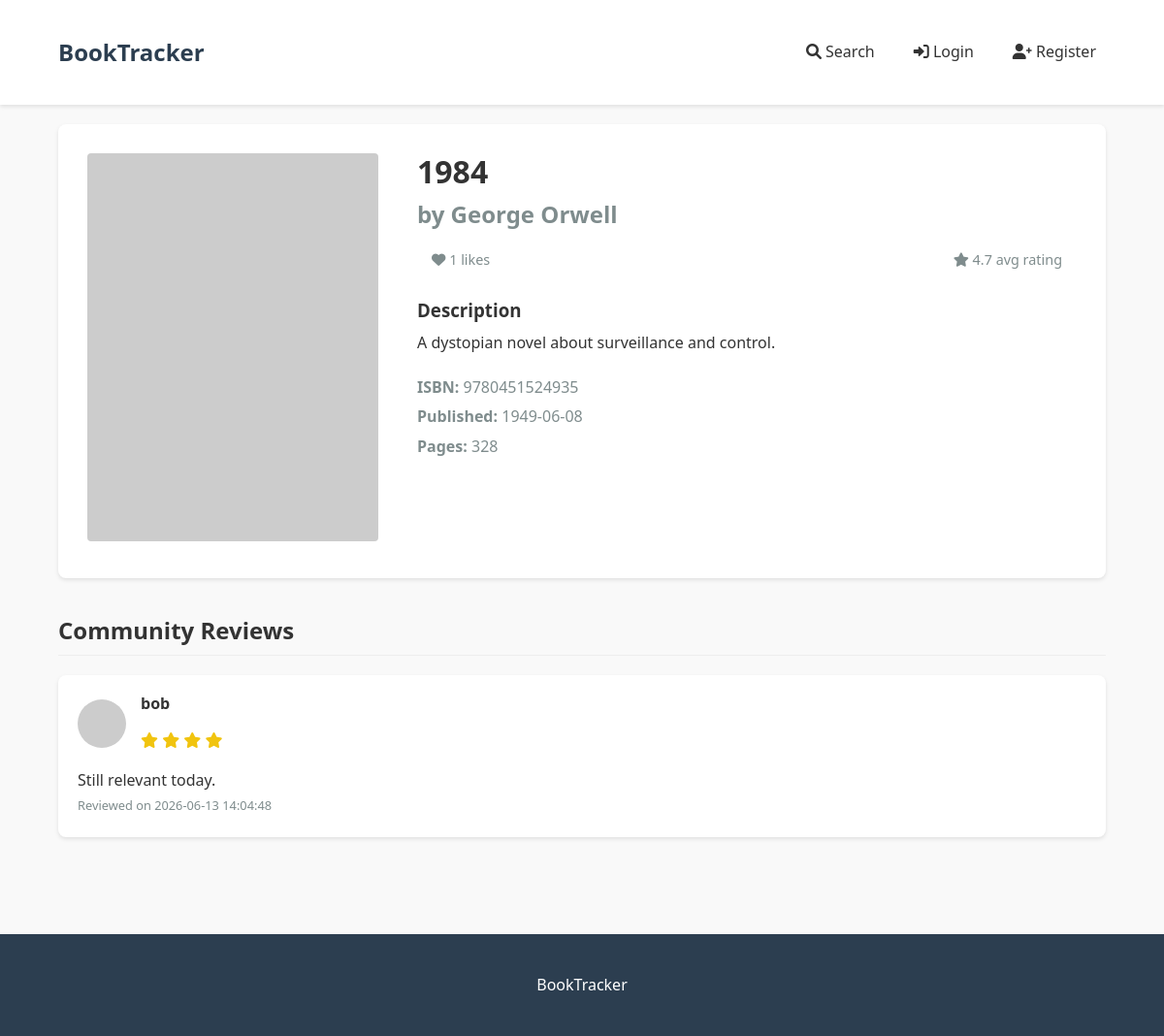
The page /book/2 on the database its author committed.
### tables this page shows
CREATE TABLE books (
    id INTEGER PRIMARY KEY AUTOINCREMENT,
    title TEXT NOT NULL,
    author TEXT NOT NULL,
    isbn TEXT UNIQUE,
    description TEXT,
    cover_image TEXT,
    published_date DATE,
    page_count INTEGER,
    average_rating REAL DEFAULT 0.0,
    created_at DATETIME DEFAULT CURRENT_TIMESTAMP
);

CREATE TABLE user_books (
    id INTEGER PRIMARY KEY AUTOINCREMENT,
    user_id INTEGER NOT NULL,
    book_id INTEGER NOT NULL,
    status TEXT CHECK (status IN ('want_to_read', 'currently_reading', 'read')),
    rating REAL,
    review TEXT,
    start_date DATE,
    finish_date DATE,
    created_at DATETIME DEFAULT CURRENT_TIMESTAMP,
    updated_at DATETIME DEFAULT CURRENT_TIMESTAMP,
    UNIQUE(user_id, book_id),
    FOREIGN KEY (user_id) REFERENCES users(id) ON DELETE CASCADE,
    FOREIGN KEY (book_id) REFERENCES books(id) ON DELETE CASCADE
);

CREATE TABLE users (
    id INTEGER PRIMARY KEY AUTOINCREMENT,
    username TEXT UNIQUE NOT NULL,
    email TEXT UNIQUE NOT NULL,
    password_hash TEXT NOT NULL,
    bio TEXT,
    profile_picture TEXT,
    created_at DATETIME DEFAULT CURRENT_TIMESTAMP,
    updated_at DATETIME DEFAULT CURRENT_TIMESTAMP
);

### app.py (the view, shortened to what this page needs)
@app.route('/book/<int:book_id>')
def book_detail(book_id):
    conn = get_db_connection()
    book = conn.execute('''
        SELECT * FROM books WHERE id = ?
    ''', (book_id,)).fetchone()
    if not book:
        flash('Book not found!', 'error')
        return redirect(url_for('index'))
    user_status = None
    likes_count = conn.execute('''
        SELECT COUNT(*) as count FROM likes WHERE book_id = ?
    ''', (book_id,)).fetchone()['count']
    user_liked = False
    if 'user_id' in session:
        like = conn.execute('''
            SELECT * FROM likes
            WHERE user_id = ? AND book_id = ?
        ''', (session['user_id'], book_id)).fetchone()
        user_liked = like is not None
    reviews = conn.execute('''
        SELECT ub.*, u.username, u.profile_picture
        FROM user_books ub
        JOIN users u ON ub.user_id = u.id
        WHERE ub.book_id = ? AND ub.review IS NOT NULL
        ORDER BY ub.updated_at DESC
    ''', (book_id,)).fetchall()
    conn.close()
    return render_template('book.html',
                         book=book,
                         user_status=user_status,
                         likes_count=likes_count,
                         user_liked=user_liked,
                         reviews=reviews)

### app.py (called while the page is built)
def get_db_connection():
    conn = sqlite3.connect(DATABASE)
    conn.row_factory = sqlite3.Row
    return conn

### templates/book.html (shortened to what this page needs)
{% extends "base.html" %}
{% block content %}
    <div class="book-detail">
        <div class="book-cover">
            <img src="{{ book['cover_image'] or 'https://via.placeholder.com/300x400' }}" alt="{{ book['title'] }}">
        </div>
        <div class="book-info">
            <h1>{{ book['title'] }}</h1>
            <h2>by {{ book['author'] }}</h2>
            <div class="book-stats">
                <span><i class="fas fa-heart"></i> {{ likes_count }} likes</span>
                <span><i class="fas fa-star"></i> {{ book['average_rating'] or '0.0' }} avg rating</span>
            </div>
            <div class="book-description">
                <h3>Description</h3>
                <p>{{ book['description'] or 'No description available.' }}</p>
            </div>
            <div class="book-meta">
                {% if book['isbn'] %}
                    <p><strong>ISBN:</strong> {{ book['isbn'] }}</p>
                {% endif %}
                {% if book['published_date'] %}
                    <p><strong>Published:</strong> {{ book['published_date'] }}</p>
                {% endif %}
                {% if book['page_count'] %}
                    <p><strong>Pages:</strong> {{ book['page_count'] }}</p>
                {% endif %}
            </div>
        </div>
    </div>
    <div class="section">
        <h2>Community Reviews</h2>
        {% if reviews %}
            {% for review in reviews %}
                <div class="review">
                    <div class="review-header">
                        <img src="{{ review['profile_picture'] or 'https://via.placeholder.com/50' }}" alt="{{ review['username'] }}" class="review-avatar">
                        <div>
                            <h4>{{ review['username'] }}</h4>
                            <div class="review-rating">
                                {% for i in range(1, 6) %}
                                    <i class="fas fa-star{% if i > review['rating'] %}-o{% endif %}"></i>
                                {% endfor %}
                            </div>
                        </div>
                    </div>
                    <p>{{ review['review'] }}</p>
                    <small>Reviewed on {{ review['updated_at'] }}</small>
                </div>
            {% endfor %}
        {% else %}
            <p>No reviews yet. Be the first to review this book!</p>
        {% endif %}
    </div>
{% endblock %}

### static/css/style.css (style rules this page uses)
:root { --primary-color: #3498db; --secondary-color: #2ecc71; --dark-color: #2c3e50; --light-color: #ecf0f1; --danger-color: #e74c3c; --warning-color: #f39c12; --success-color: #2ecc71; --text-color: #333; --text-light: #7f8c8d; }
* { margin: 0; padding: 0; box-sizing: border-box; }
body { font-family: 'Segoe UI', Tahoma, Geneva, Verdana, sans-serif; line-height: 1.6; color: var(--text-color); background-color: #f9f9f9; }
h1, h2, h3, h4 { margin-bottom: 1rem; line-height: 1.2; }
img { max-width: 100%; height: auto; }
.book-stats { padding: 0 15px 10px; display: flex; justify-content: space-between; color: var(--text-light); font-size: 0.9rem; }
.book-detail { display: flex; gap: 40px; margin-bottom: 40px; background-color: white; padding: 30px; border-radius: 8px; box-shadow: 0 2px 4px rgba(0, 0, 0, 0.1); }
.book-cover { flex: 0 0 300px; }
.book-cover img { width: 100%; border-radius: 4px; }
.book-info { flex: 1; }
.book-info h1 { font-size: 2rem; margin-bottom: 10px; }
.book-info h2 { color: var(--text-light); margin-bottom: 20px; }
.book-description { margin: 20px 0; }
.book-description h3 { margin-bottom: 10px; }
.book-meta { margin-top: 20px; color: var(--text-light); }
.book-meta p { margin-bottom: 5px; }
.review { background-color: white; padding: 20px; border-radius: 8px; box-shadow: 0 2px 4px rgba(0, 0, 0, 0.1); margin-bottom: 20px; }
.review-header { display: flex; gap: 15px; margin-bottom: 15px; align-items: center; }
.review-avatar { width: 50px; height: 50px; border-radius: 50%; object-fit: cover; }
.review-rating { color: #f1c40f; }
.review small { color: var(--text-light); font-size: 0.8rem; }
.section { margin-bottom: 40px; }
.section h2 { margin-bottom: 20px; padding-bottom: 10px; border-bottom: 1px solid #eee; }

### rows shown on the page
books: title "1984", author "George Orwell", average_rating "4.7", description "A dystopian novel about surveillance and control.", isbn "9780451524935", published_date "1949-06-08", page_count "328"
user_books: username "bob", review "Still relevant today.", updated_at "2026-06-13 14:04:48"

### other values the page prints
{{ likes_count }} "1"
